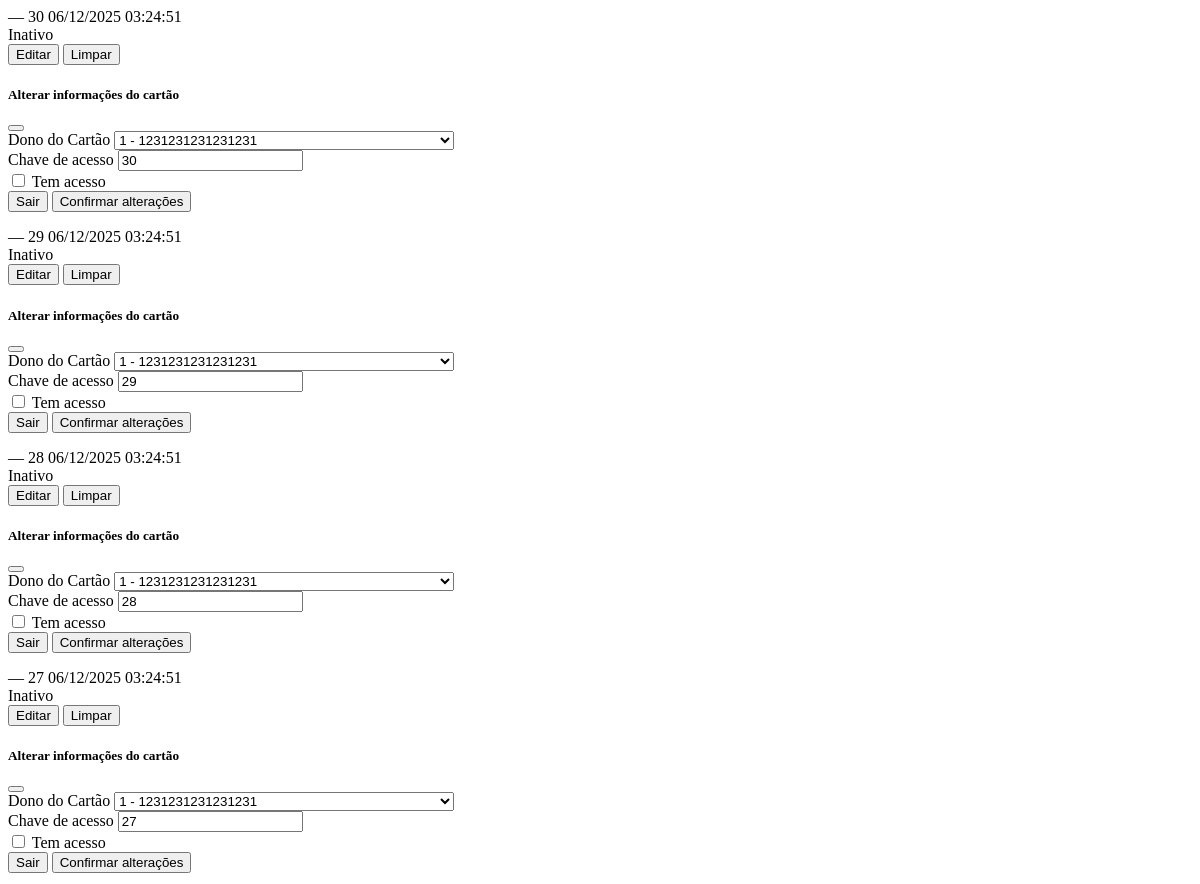
The page /htmx/busca_cartao (signed in, upper part) on the database as committed earlier.
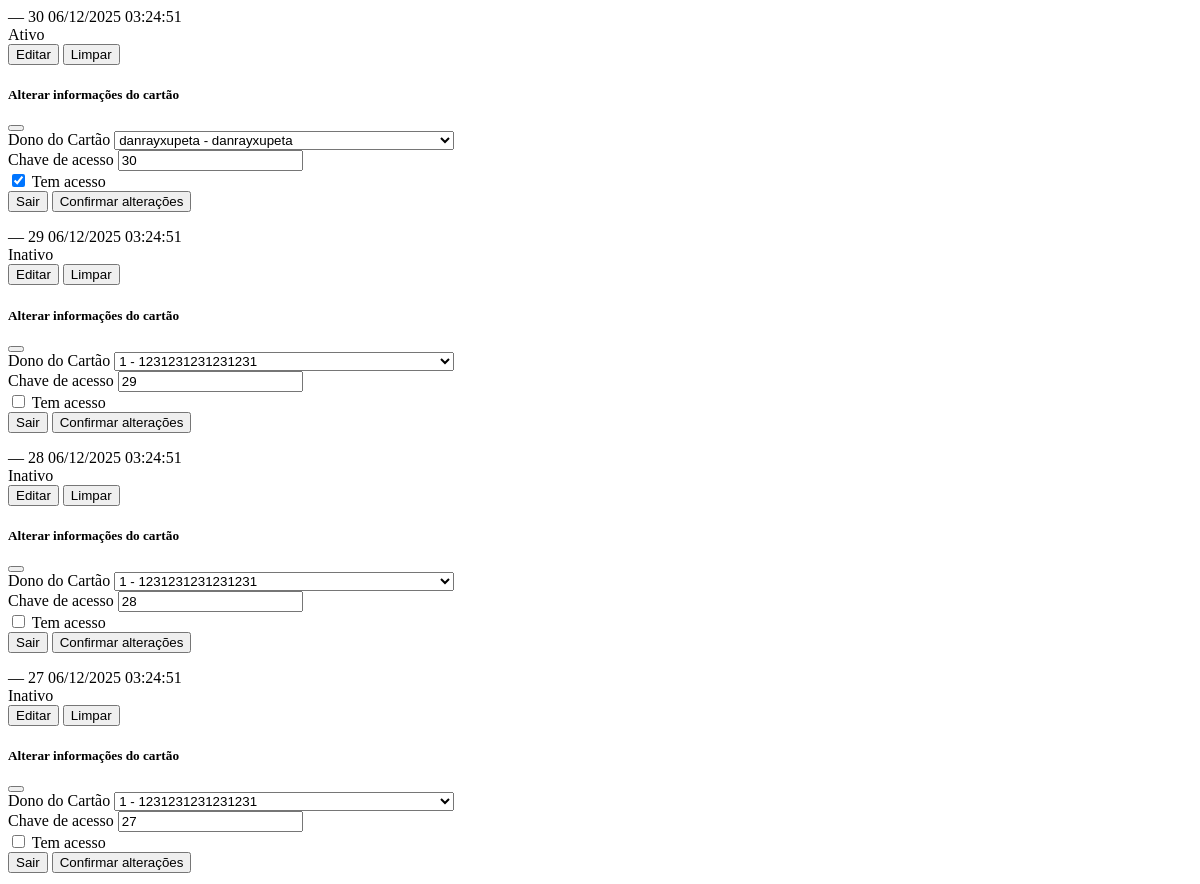
The same page on the database as committed later.
### modelos/cartao.py (models this page shows)
class Cartao(Modelo):
    __tablename__ = "cartoes"
    dono_id = db.Column(db.Integer, nullable=False)
    chave_cartao = db.Column(db.String(120), nullable=False, unique=True)
    tem_acesso = db.Column(db.Boolean, nullable=False)

### modelos/cliente.py (models this page shows, shortened)
class Cliente(Modelo):
    __tablename__ = "clientes"
    nome = db.Column(db.String(120), nullable=False)
    email = db.Column(db.String(120), nullable=False, unique=True)
    documento = db.Column(db.String(120), unique=True, nullable=False)
    tem_acesso = db.Column(db.Boolean, nullable=False)
    tipo = db.Column(db.String(120), nullable=False)

### controladores/controlador_painel.py (the view)
@painel_blueprint.get("/htmx/busca_cartao")
def buscar_cartao():
    pesquisa = request.args.get("pesquisa", "").strip()
    busca = f"%{pesquisa}%"
    clientes_por_nome = Cliente.query.filter(
        Cliente.nome.ilike(busca)
    ).all()
    ids_clientes = [c.id for c in clientes_por_nome]
    cartoes_filtrados = Cartao.query.filter(
        or_(
            Cartao.dono_id.in_(ids_clientes),
            Cartao.chave_cartao.ilike(busca)
        )
    ).order_by(Cartao.id.desc()).paginate(per_page=10)
    clientes = Cliente.query.order_by(Cliente.nome).all()
    return render_template(
        "componentes/cartao_body.html",
        cartoes=cartoes_filtrados,
        clientes=clientes  # 🔴 ESSENCIAL
    )

### controladores/controlador_painel.py (called while the page is built)
@painel_blueprint.before_request
def painel_before_request():
    if session.get("usuario") is None:
        return redirect("/")

### vistas/templates/componentes/cartao_body.html
<tbody id="resultados-busca">
    {% for cartao in cartoes %}
        {% include "componentes/cartao_unico.html" %}
    {% endfor %}
</tbody>

### vistas/templates/componentes/cartao_unico.html (shortened to what this page needs)
<tr id="linha-cartao-{{ cartao.id }}">
    <th scope="row">
        {% if cartao.dono_id in mapa_cartao %}
            {{ mapa_cartao[cartao.dono_id].nome }}
        {% else %}
            —
        {% endif %}
    </th>
    <td>{{ cartao.chave_cartao }}</td>
    <td>
        {% if cartao.data_criacao %}
            {{ cartao.data_criacao.strftime("%d/%m/%Y %H:%M:%S") }}
        {% else %}
            —
        {% endif %}
    </td>
    <td>
        <div class="fw-bold d-flex justify-content-center text-white {% if cartao.tem_acesso %}status-tabela-ativo{% else %}status-tabela-inativo{% endif %}">
            {% if cartao.tem_acesso %}
                Ativo
            {% else %}
                Inativo
            {% endif %}
        </div>
    </td>
    <td class="text-center">
        <button type="button"
                class="botao-modal"
                data-bs-toggle="modal"
                data-bs-target="#modalEditar{{ cartao.id }}">
            <span class="fw-bold editar-tabela d-flex justify-content-center align-items-center text-white hover-scale">
                 Editar
            </span>
        </button>
    </td>
    <td class="text-center">
        <button type="button"
                class="botao-modal fw-bold d-flex justify-content-center align-items-center text-white hover-scale limpar-cartao"
                hx-post="{{ url_for('painel.limpar_cartao', cartao_id=cartao.id) }}"
                hx-target="#linha-cartao-{{ cartao.id }}"
                hx-swap="outerHTML">
            Limpar
        </button>
    </td>
    {% include "componentes/editar_cartao_modal.html" %}
</tr>

### vistas/templates/componentes/editar_cartao_modal.html (shortened to what this page needs)
<div class="modal fade"
     id="modalEditar{{ cartao.id }}"
     tabindex="-1"
     aria-labelledby="modalLabel{{ cartao.id }}"
     aria-hidden="true">
  <div class="modal-dialog modal-dialog-centered">
    <div class="modal-content shadow-lg border-0 rounded-4">
      <div class="modal-header border-0 pb-0">
        <h5 class="modal-title fw-semibold" id="modalLabel{{ cartao.id }}">Alterar informações do cartão</h5>
        <button type="button"
                class="btn-close"
                data-bs-dismiss="modal"
                aria-label="Fechar"></button>
      </div>
      <div class="modal-body px-4">
        <form class="form-update"
              hx-put="/htmx/editar_cartao/{{ cartao.id }}"
              hx-target="#linha-cartao-{{ cartao.id }}"
              hx-swap="outerHTML"
              hx-trigger="submit">
          <div class="mb-3">
            <label class="form-label fw-semibold">Dono do Cartão</label>
            <select class="form-select form-select-lg rounded-3 select2"
                    name="dono_id"
                    required>
              {% for cliente in clientes %}
                <option value="{{ cliente.id }}"
                        {% if cliente.id == cartao.dono_id %}selected{% endif %}>
                  {{ cliente.nome }} - {{ cliente.documento }}
                </option>
              {% endfor %}
            </select>
          </div>
          <div class="mb-3">
            <label class="form-label fw-semibold">Chave de acesso</label>
            <input type="text"
                   class="form-control form-control-lg rounded-3"
                   name="chave_cartao"
                   value="{{ cartao.chave_cartao }}"
                   required>
          </div>
          <div class="form-check form-switch mb-3">
            <input class="form-check-input"
                   type="checkbox"
                   name="tem_acesso"
                   value="1"
                   {% if cartao.tem_acesso %}checked{% endif %}>
            <label class="form-check-label">Tem acesso</label>
          </div>
          <div class="modal-footer border-0 mt-4">
            <button type="button" class="btn btn-outline-danger" data-bs-dismiss="modal">Sair</button>
            <button type="submit" class="btn btn-primary">Confirmar alterações</button>
          </div>
        </form>
      </div>
    </div>
  </div>
</div>

Rows that differ between the two databases and show on the page:
changed Cartao: dono_id "1 - 1231231231231231" → "danrayxupeta - danrayxupeta"; tem_acesso "☐" → "☑"; tem_acesso "Inativo" → "Ativo"
